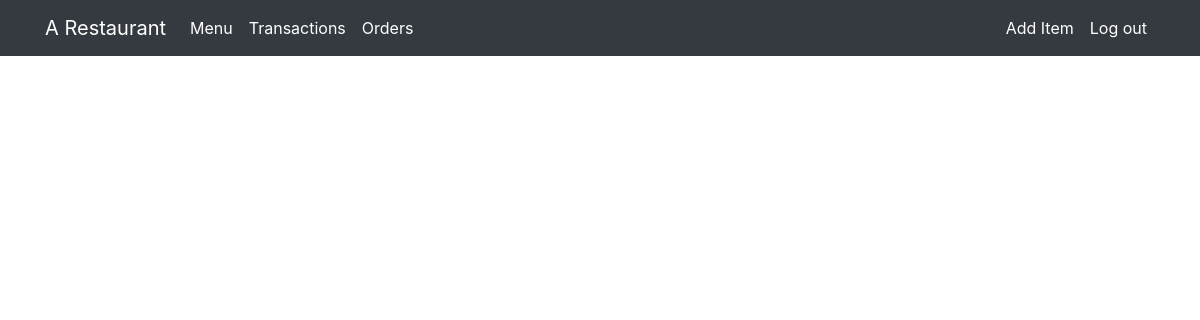
Before: /admin (signed in) with the older database file.
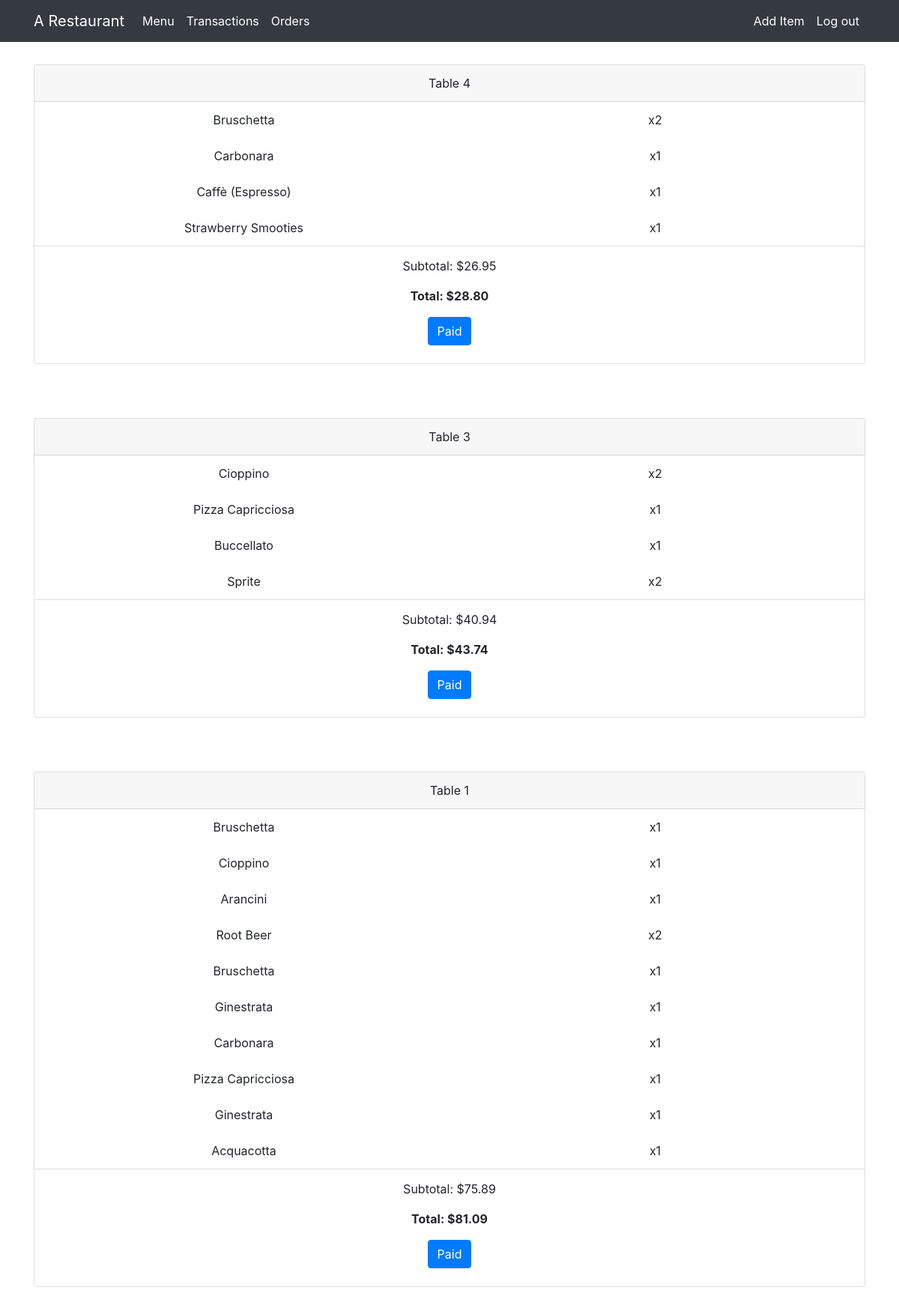
After: the same page with the newer database file.
### app/models.py (models this page shows)
class OrdersOngoing(db.Model):
    __tablename__ = 'current_orders'
    id = db.Column(db.Integer, primary_key=True)
    food_id = db.Column(db.Integer, db.ForeignKey('menu.id'))
    menu_rel = relationship('Menu', backref=backref("menu", uselist=False))
    name = db.Column(db.String, nullable=False)
    table = db.Column(db.Integer, nullable=False)
    amount = db.Column(db.Integer, nullable=False)
    price = db.Column(db.Float, nullable=False)

### app/admin.py (the view)
@app.route('/admin')
@login_required
def current_orders():
    all_order_list = models.OrdersOngoing.query.all(
    )  # get list of ongoing orders
    tables_occupied = db.session.query(  # get list of table currently occupied
        models.OrdersOngoing.table.distinct()).all()
    occupied_table_list = []
    for table in tables_occupied:  # append to table list
        occupied_table_list.append(table[0])
    tables_orders_list = []  # list of orders separated by table
    for table in occupied_table_list:  # loop through list of occupied table number
        table_orders = []
        for orders in all_order_list:  # loop through all orders
            if orders.table == table:  # if table number of the order is equal to table number
                order_info = {  # append the dict of order info to the list
                    'food_id': orders.food_id,
                    'name': orders.name,
                    'table': orders.table,
                    'amount': orders.amount,
                    'price': orders.price
                }
                table_orders.append(order_info)
        tables_orders_list.append(
            table_orders)  # append list of order infos to orders of tables
    return render_template(
        'admin/current_orders.html',  # render page
        tables_orders_list=tables_orders_list,
        tax_rate=TAX_RATE)

### app/admin.py (called while the page is built)
@login_manager.user_loader
def load_user(user_id):
    return models.Staff.query.get(user_id)

### app/templates/admin/current_orders.html (shortened to what this page needs)
{% extends 'admin/templates/admin_template.html' %} {% block title %}Current Orders{% endblock %} {% block main %}
<div class='container'>
    {% for orders in tables_orders_list %}
    <div class="card">
        <div class="card-header order-table">
            Table {{ orders[0]['table'] }}
        </div>
        {% set subtotal = namespace(value=0) %}
        {% for order in orders %}
        <ul class="list-group list-group-flush">
            <li class="list-group-item curr-order-lst">
                <div class='row'>
                    <div class='col-lg-6 order-name'>{{ order.name }}</div>
                    <div class='col-lg-6 order-amount'>x{{ order.amount }}</div>
                </div>
                {% set subtotal.value = subtotal.value + (order.price * order.amount) %}
            </li>
            {% endfor %}
            <li class="list-group list-group-flush">
                <div class='row'>
                    <div class='col-lg-12' style='text-align: center; padding: 15px 0px 0px 0px;'>
                        <p>Subtotal: ${{ "%.2f"|format(subtotal.value) }}</p>
                        {% set total = namespace(value=subtotal.value + (subtotal.value * tax_rate)) %}
                        <p style='font-weight: bold;'>Total: ${{ "%.2f"|format(total.value) }}</p>
                        <button class='btn btn-primary' name='submit' value='{{ orders[0]["table"] }}' form='TransactionForm'>Paid</button>
                        <br>
                        <br>
                    </div>
                </div>
            </li>
        </ul>
    </div>
    <br>
    <br>
    <br> {% endfor %}
</div>
{% endblock %}

### app/templates/admin/templates/admin_template.html (shortened to what this page needs)
<!doctype html>
<html lang="en">
<head>
    <link rel="stylesheet" href="https://maxcdn.bootstrapcdn.com/bootstrap/4.0.0/css/bootstrap.min.css">
    <link href="{{ url_for('static', filename='css/style.css')}}" rel="stylesheet">
</head>
<body>
    <nav class="navbar navbar-expand-lg sticky-top navbar-dark bg-dark">
        <div class='container'>
            <a class="navbar-brand" href="{{ url_for('home') }}">A Restaurant</a>
            <div class="collapse navbar-collapse" id="navbarSupportedContent">
                <ul class="navbar-nav mr-auto">
                    <li class="nav-item active">
                        <a class="nav-link" href="{{ url_for('admin_menus') }}">Menu</a>
                    </li>
                    <li class="nav-item active">
                        <a class="nav-link" href="{{ url_for('transactions') }}">Transactions</a>
                    </li>
                    <li class="nav-item active">
                        <a class="nav-link" href="{{ url_for('current_orders') }}">Orders</a>
                    </li>
                </ul>
                <ul class="navbar-nav ml-auto">
                    <li class="nav-item active">
                        <a class="nav-link" href="{{ url_for('add_items') }}">Add Item</a>
                    </li>
                    <li class="nav-item active">
                        <a class="nav-link" href="{{ url_for('logout') }}">Log out</a>
                    </li>
                </ul>
            </div>
        </div>
    </nav>
    <main>{% block main %} {% endblock %}</main>
</body>
</html>

### app/static/css/style.css (style rules this page uses)
.navbar { margin-bottom: 30px; }
.order-name, .order-amount, .order-table { text-align: center; }

Changed rows visible on the page:
added OrdersOngoing: name "Bruschetta", amount "2", shown under "4"
added OrdersOngoing: name "Carbonara", amount "1", shown under "4"
added OrdersOngoing: name "Caffè (Espresso)", amount "1", shown under "4"
added OrdersOngoing: name "Strawberry Smooties", amount "1", shown under "4"
added OrdersOngoing: name "Cioppino", amount "2", shown under "3"
added OrdersOngoing: name "Pizza Capricciosa", amount "1", shown under "3"
added OrdersOngoing: name "Buccellato", amount "1", shown under "3"
added OrdersOngoing: name "Sprite", amount "2", shown under "3"
added OrdersOngoing: name "Bruschetta", amount "1"
added OrdersOngoing: name "Cioppino", amount "1"
added OrdersOngoing: name "Arancini", amount "1"
added OrdersOngoing: name "Root Beer", amount "2", shown under "1"
added OrdersOngoing: name "Bruschetta", amount "1"
added OrdersOngoing: name "Ginestrata", amount "1"
added OrdersOngoing: name "Carbonara", amount "1"
added OrdersOngoing: name "Pizza Capricciosa", amount "1"
added OrdersOngoing: name "Ginestrata", amount "1"
added OrdersOngoing: name "Acquacotta", amount "1"
Other visible differences:
new list line: "Table 4 Subtotal: $ 26.95 Total: $ 28.80 Paid"
new list line: "Table 3 Subtotal: $ 40.94 Total: $ 43.74 Paid"
new list line: "Table 1 Subtotal: $ 75.89 Total: $ 81.09 Paid"
